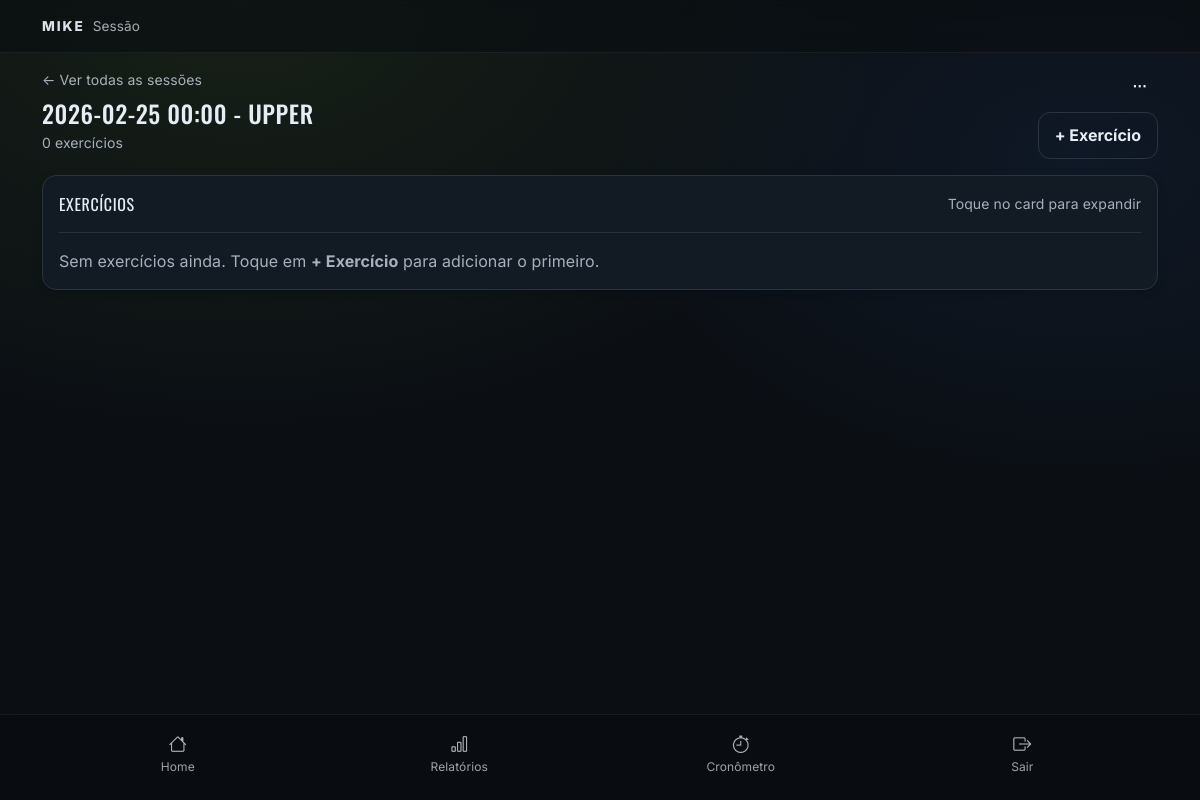
Before: /training/session/16/ (signed in) with the older database file.
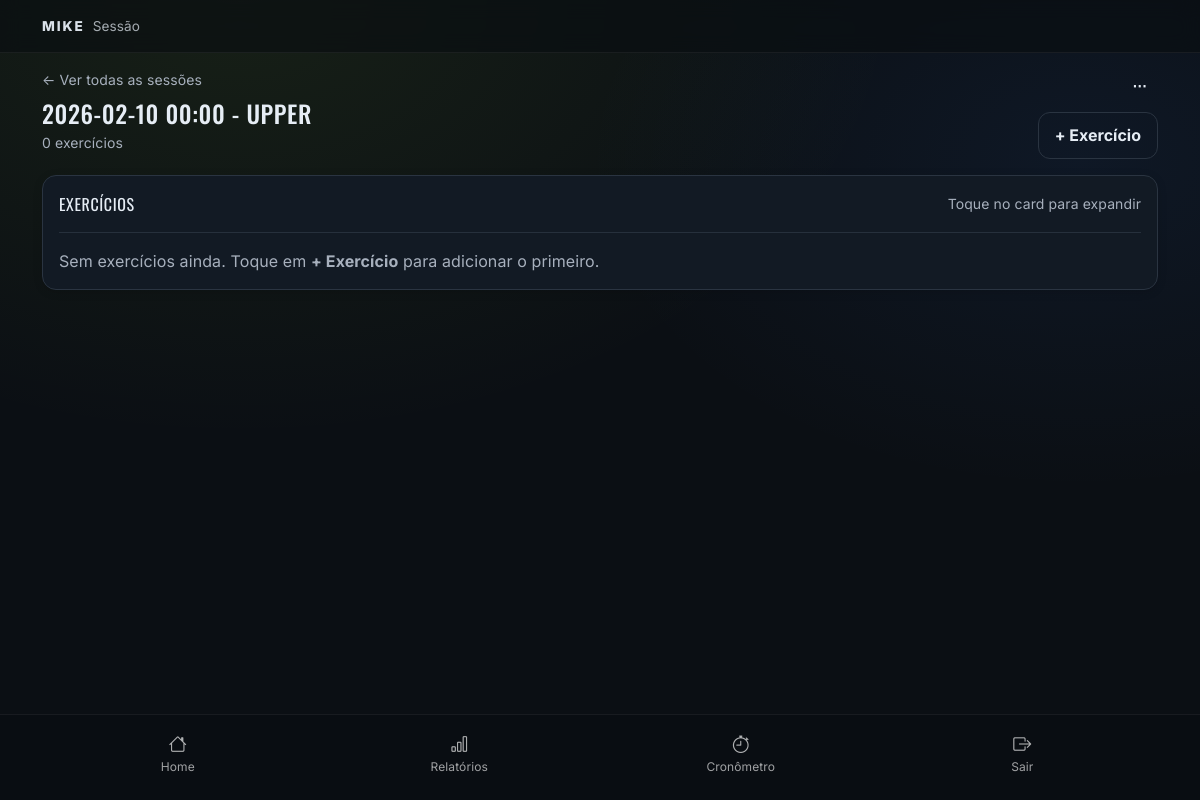
After: the same page with the newer database file.
### training/models.py (models this page shows)
class TrainingSession(models.Model):
    SESSION_TYPES = [
        ('UPPER','UPPER'),
        ('LOWER','LOWER'),
        ('PULL','PULL'),
        ('PUSH','PUSH'),
        ('FULLBODY','FULLBODY'),
    ]
    performed_at = models.DateTimeField(default=timezone.now)
    description = models.TextField(blank=True)
    user = models.ForeignKey(
        settings.AUTH_USER_MODEL,
        on_delete=models.CASCADE,
        related_name='training_sessions'
    )
    session_type = models.CharField(
        max_length=20,
        choices=SESSION_TYPES,
        blank=True,
        null=True
    )
    def __str__(self):
        t = self.session_type or "NO_TYPE"
        return f"{self.performed_at:%Y-%m-%d %H:%M} - {t}"

### training/views.py (the view)
# urls.py: path('session/<int:pk>/', views.training_session_detail, name='training_session_detail'),
@login_required
def training_session_detail(request, pk):
    session = get_object_or_404(
        TrainingSession,
        pk=pk,
        user=request.user,
        )
    exercises_qs = (
        session.session_exercises
        .select_related('exercise')
        .prefetch_related('exercise_sets')
        .order_by('order')
        )
    if request.method == 'POST':
        form = SessionExerciseForm(request.POST)
        if form.is_valid():
            se = form.save(commit=False)
            se.session = session
            max_order = session.session_exercises.aggregate(Max('order'))['order__max'] or 0
            se.order = max_order + 1
            se.save()
            return redirect('training:training_session_detail', pk=session.pk)
    else:
        form = SessionExerciseForm()
    context = {
        'session': session,
        'exercises': exercises_qs,
        'form': form,
        }
    return render(request, 'training/training_session_detail.html', context)

### training/models.py (called while the page is built)
    def __str__(self):
        return str(self.name)

### training/templates/training/training_session_detail.html (shortened to what the changed rows need)
{% extends "base.html" %}
{% block content %}
<div class="d-flex align-items-start justify-content-between gap-3 pt-2 pb-3">
    <div class="flex-grow-1">
        <a class="text-decoration-none m-text-muted small" href="{% url 'training:training_session_list' %}">
            ← Ver todas as sessões
        </a>
        <h1 class="h4 m-title mt-2 mb-1">{{ session }}</h1>
        <div class="m-text-muted small">
            {{ exercises|length }} exercício{{ exercises|length|pluralize }}
        </div>
    </div>
</div>
{% endblock %}

Changed rows visible on the page:
changed TrainingSession: session_type+performed_at "2026-02-25 00:00 - UPPER" → "2026-02-10 00:00 - UPPER"
